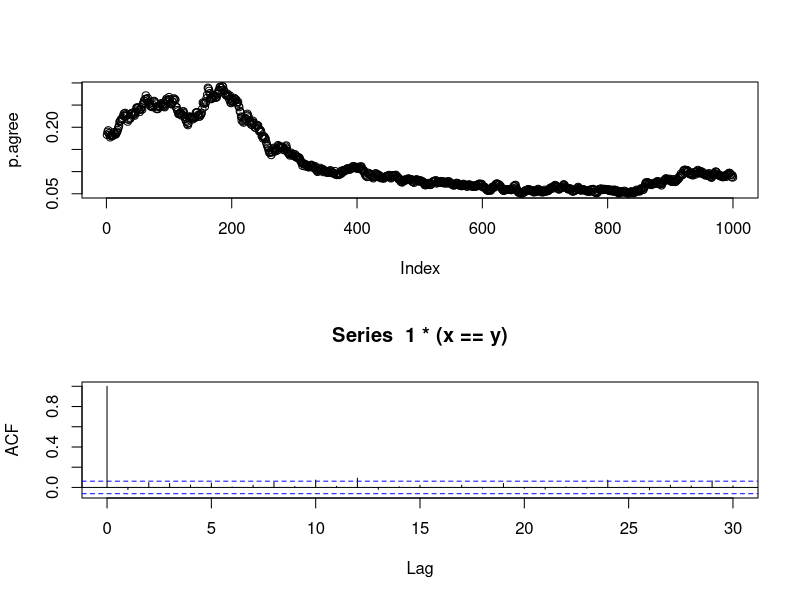
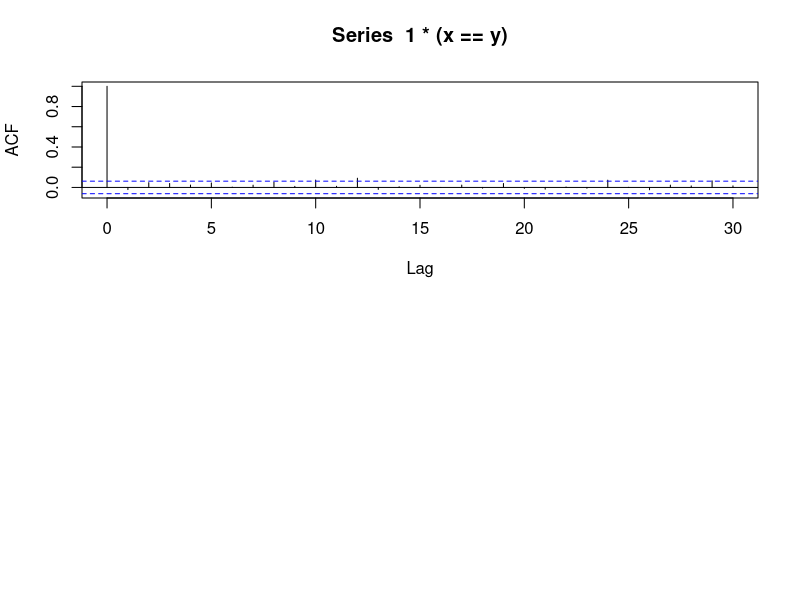

Generate these figures, in order, with R:
## ---- chunk 1
seqlen <- 1000
bases <- c("A","C","G","T")
x <- sample( bases, seqlen, replace=TRUE )
z <- sample( bases, seqlen, replace=TRUE )
p.agree <- 1/(1+exp(-cumsum(rnorm(seqlen)/sqrt(seqlen))+1.5))
y <- ifelse( runif(seqlen)<p.agree, x, z )
layout(1:2)
plot(p.agree)
plot(acf(1.0*(x==y)))
